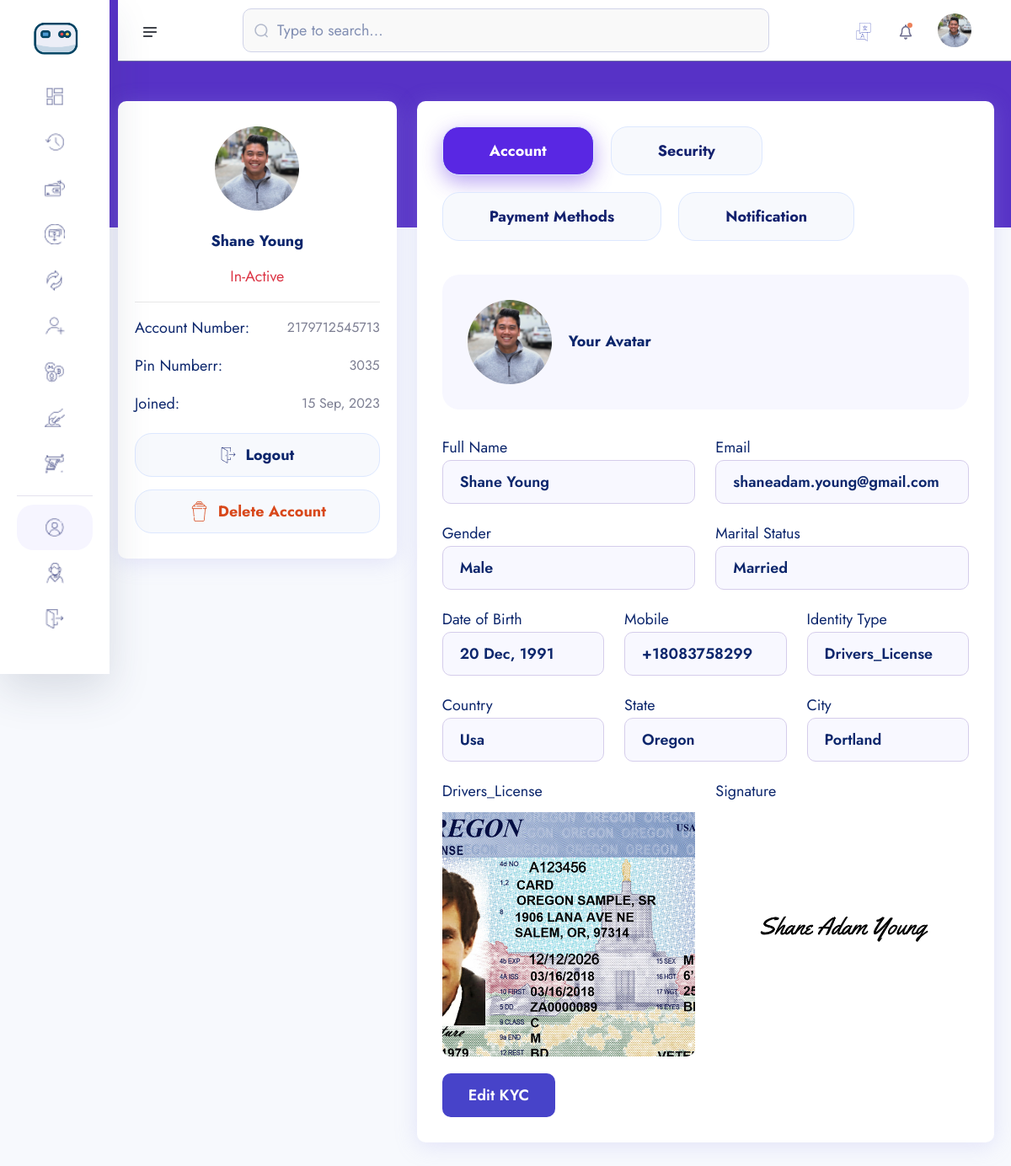
The app's page /account/ (signed in), older data.
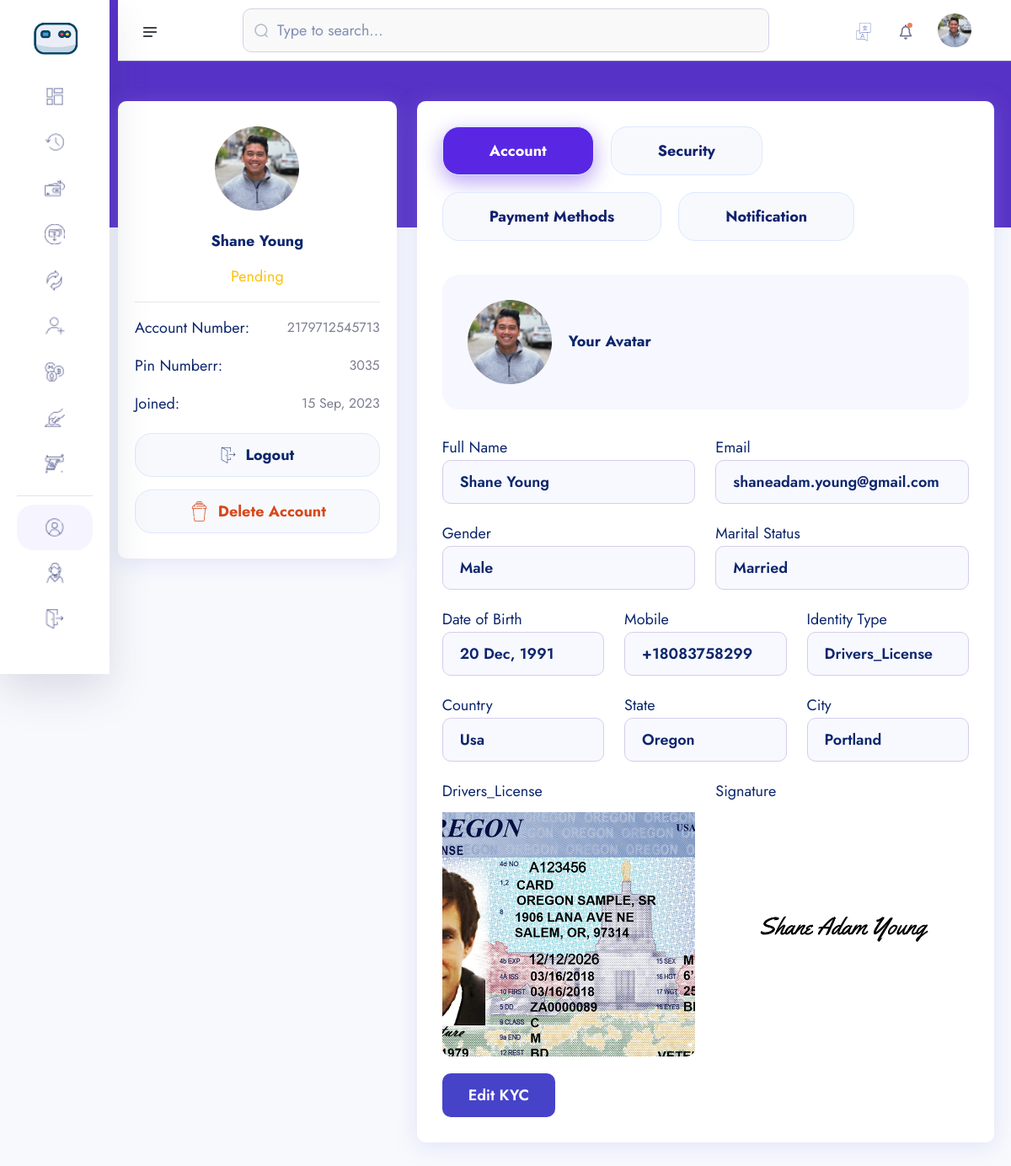
The same page, newer data.
### account/models.py (models this page shows, shortened)
class Account(models.Model):
    id = models.UUIDField(primary_key=True, unique=True, default=uuid.uuid4, editable=False)
    user = models.OneToOneField(User, on_delete=models.CASCADE)
    account_balance = models.DecimalField(max_digits=12, decimal_places=2, default=0.00)
    account_number = ShortUUIDField(unique=True, length=10, max_length=25, prefix="217", alphabet="1234567890")
    account_id = ShortUUIDField(unique=True, length=7, max_length=25, prefix="SAY", alphabet="1234567890")
    pin_number = ShortUUIDField(unique=True, length=4, max_length=7, alphabet="1234567890")
    ref_code = ShortUUIDField(unique=True, length=10, max_length=10, alphabet="abcdefgh1234567890")
    account_status = models.CharField(max_length=100, choices=ACCOUNT_STATUS, default="in-active")
    date = models.DateTimeField(auto_now_add=True)
    kyc_submitted = models.BooleanField(default=False)
    kyc_confirmed = models.BooleanField(default=False)
    recommended_by = models.ForeignKey(User, on_delete=models.DO_NOTHING, blank=True, null=True, related_name="recommended_by")
    class Meta:
        ordering = ['-date']

### account/views.py (the view)
# urls.py: path('', views.account, name='account'),
def account(request):
    if request.user.is_authenticated:
        try:
            kyc = KYC.objects.get(user=request.user)
        except:
            messages.warning(request, "You need to submit your KYC Form.")
            return redirect("account:kyc-reg")
        account = Account.objects.get(user=request.user)
    else:
        messages.warning(request, "You need to login to access the dashboard")
        return redirect("userauths:sign-in")
    context = {
        "kyc": kyc,
        "account": account
    }
    return render(request, "account/account.html", context)

### templates/account/account.html (shortened to what the changed rows need)
{% extends "partials/dashboard-base.html" %}
{% load static %}
{% block content %}
    <section class="dashboard-section body-collapse account">
        <div class="overlay pt-120">
            <div class="container-fruid">
                <div class="main-content">
                    <div class="row">
                        <div class="col-xxl-3 col-xl-4 col-md-6">
                            <div class="owner-details">
                                <div class="profile-area">
                                    <div class="name-area">
                                        <h6>{{kyc.full_name|title}}</h6>
                                        {% if account.account_status == "in-active" %}
                                            <p class="active-status text-danger">{{account.account_status|title}}</p>
                                        {% endif %}
                                        {% if account.account_status == "pending" %}
                                            <p class="active-status text-warning">{{account.account_status|title}}</p>
                                        {% endif %}
                                    </div>
                                </div>
                                <div class="owner-info">
                                    <ul>
                                        <li>
                                            <p>Account Number:</p>
                                            <span class="mdr">{{account.account_number}}</span>
                                        </li>
                                        <li>
                                            <p>Pin Numberr:</p>
                                            <span class="mdr">{{account.pin_number}}</span>
                                        </li>
                                        <li>
                                            <p>Joined:</p>
                                            <span class="mdr">{{account.date|date:"d M, Y"}}</span>
                                        </li>
                                    </ul>
                                </div>
                            </div>
                        </div>
                    </div>
                </div>
            </div>
        </div>
    </section>
{% endblock content %}

Row changes from the older to the newer data that the page shows:
changed Account: account_status "In-Active" → "Pending"
